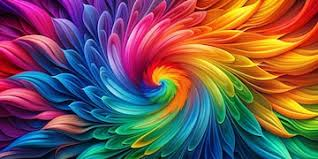
#> input picture images/colourimg.jpg, 318 x 159 px
$ python task-a.py
#> lines starting #> are read from the running program, lines starting #| are printed output that depends on the picture
import cv2
import matplotlib.pyplot as plt
# Path to the image
image_path = "images/colourimg.jpg"

# Load image (BGR by default)
img = cv2.imread(image_path)
#> img is the input picture: shape (159, 318, 3); mean B, G, R 85.4, 86.6, 116.8

# Safety check
if img is None:
    print(f"Error: Could not load image at {image_path}")
    exit(1)

# Print image information
print("Image loaded successfully")
print("Image shape (H, W, C):", img.shape)
#| Image shape (H, W, C): (159, 318, 3)
print("Data type:", img.dtype)
#| Data type: uint8

# Convert BGR to RGB for display
img_rgb = cv2.cvtColor(img, cv2.COLOR_BGR2RGB)
plt.imshow(img_rgb)
plt.title("My Image")
plt.axis("off")
plt.show()

# Split channels (still from BGR image)
b_channel, g_channel, r_channel = cv2.split(img)
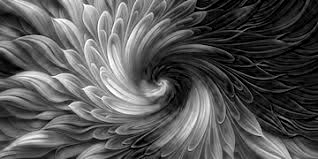
#> b_channel: shape (159, 318); min 0, max 255, mean 85.4
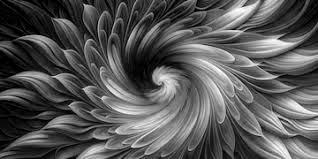
#> g_channel: shape (159, 318); min 0, max 255, mean 86.6
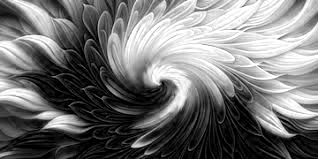
#> r_channel: shape (159, 318); min 0, max 255, mean 116.8
